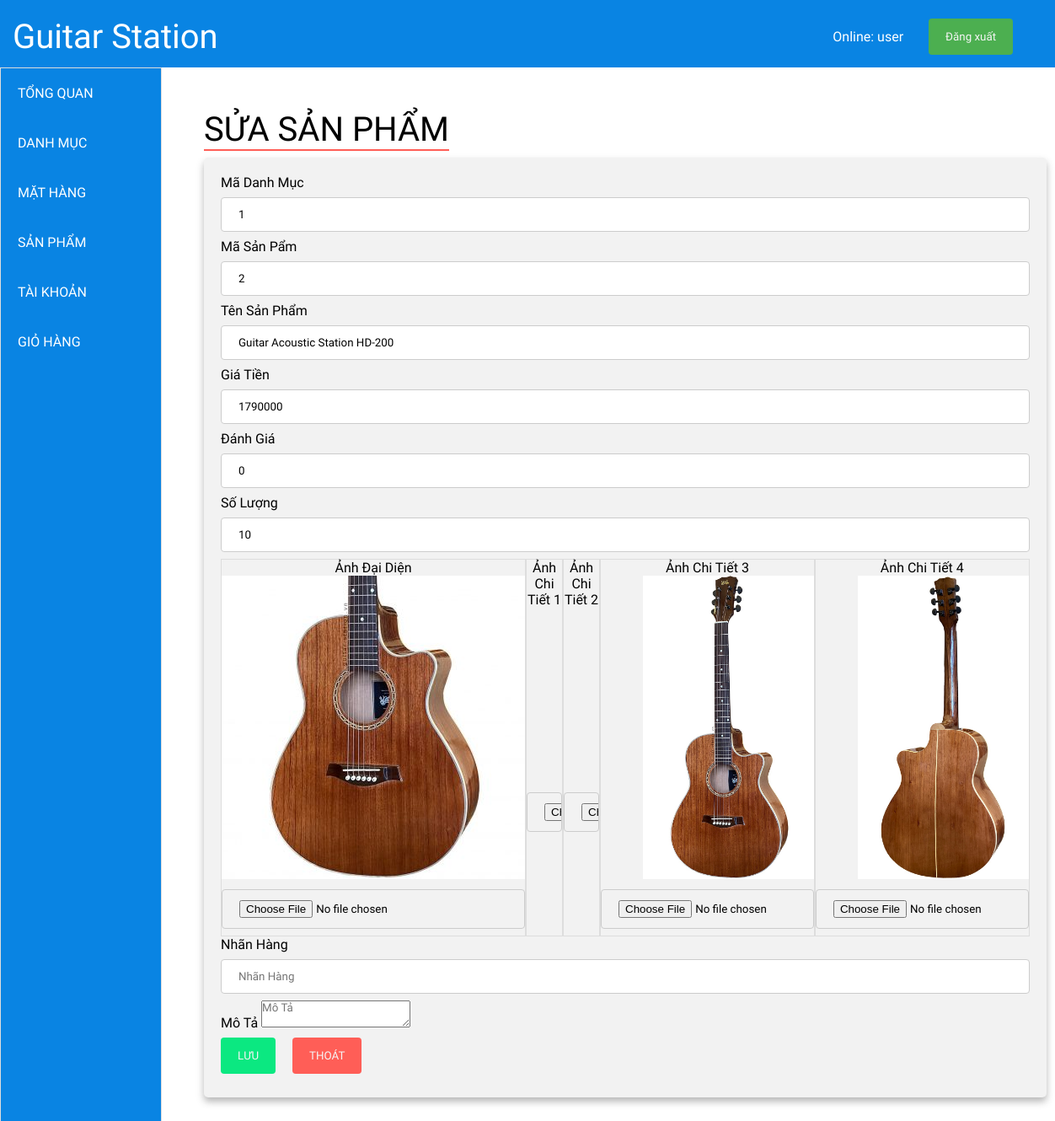
The app's page /admin/product/product.php?page_layout=edit&pro_id=2 (signed in) with its own data.
### tables this page shows
CREATE TABLE `tbl_product` (
  `cate_id` int(5) NOT NULL,
  `pro_id` int(5) NOT NULL,
  `pro_name` varchar(50) NOT NULL,
  `pro_price` int(20) NOT NULL,
  `pro_rate` int(6) NOT NULL,
  `pro_number` int(5) NOT NULL,
  `pro_img` varchar(255) DEFAULT NULL,
  `pro_img1` varchar(255) DEFAULT NULL,
  `pro_img2` varchar(255) DEFAULT NULL,
  `pro_img3` varchar(255) DEFAULT NULL,
  `pro_img4` varchar(255) DEFAULT NULL,
  `pro_band` varchar(50) NOT NULL,
  `pro_des` varchar(5000) NOT NULL
);

### admin/product/pro_edit.php (the view, shortened to what this page needs)
<!DOCTYPE html>
<html lang="en">
<head>
    <link rel="stylesheet" href="../admin.css">
    <link rel="stylesheet" href="../product.css">
    <link rel="stylesheet" href="newAdd.css">
    <link rel="stylesheet" href="pro.css">
    <link rel="stylesheet" href="button.css">
    <link rel="stylesheet" href="https://use.fontawesome.com/releases/v5.7.2/css/all.css">
</head>
<body>
    <?php
    $pro_id = $_GET['pro_id'];
    $connect = mysqli_connect('localhost', 'root', '', 'qlchguitar');
    $sql = "SELECT * FROM `tbl_product` where pro_id=$pro_id";
    $query = mysqli_query($connect, $sql);
    $row = mysqli_fetch_assoc($query);
    ?>
    <?php
    if (empty($_SESSION['current_user'])) {
    ?>
        Chua dang nhap , dang nhap tai
        <a href="../login.php">Tai day</a>
    <?php } else {
        $currentUser = $_SESSION['current_user'];
    ?>
        <header style="background-color: #0984e3;">
            <div class="cnt">
                <div class="logo">
                    <span><a href="../homepage.php" style="text-decoration: none; color:white;">Guitar Station</a></span>
                </div>
                <div class="in-out" style="margin-right: 50px;">
                    <div class="name">
                        <p>Online: <?= $currentUser['user_name'] ?></p>
                    </div>
                    <button><a href="../../logout.php">Đăng xuất</a></button>
                </div>
            </div>
        </header>
        <div class="main">
            <div class="nav-small">
                <div class="nav-small_left">
                    <div class="nav-item">
                        <a href="../homepage.php">TỔNG QUAN</a>
                    </div>
                    <div class="nav-item">
                        <a href="../menu/menu.php">DANH MỤC</a>
                    </div>
                    <div class="nav-item">
                        <a href="../cate/cate.php">MẶT HÀNG</a>
                    </div>
                    <div class="nav-item">
                        <a href="product.php">SẢN PHẨM</a>
                    </div>
                    <div class="nav-item">
                        <a href="../user/user.php">TÀI KHOẢN</a>
                    </div>
                    <div class="nav-item">
                        <a href="../cart/cart.php">GIỎ HÀNG</a>
                    </div>
                </div>
            </div>
            <div class="display-data">
                <div class="title">
                    <span>SỬA SẢN PHẨM</span>
                </div>
                <div class="add">
                    <form action="" method="POST" enctype="multipart/form-data">
                        <label for="fname">Mã Danh Mục</label>
                        <input type="text" id="fname" name="cate_id" placeholder="Mã danh mục" require value="<?php echo $row['cate_id']; ?>">
                        <label for="fname">Mã Sản Pẩm</label>
                        <input type="text" id="fname" name="pro_id" placeholder="Mã sản phẩm" readonly required value="<?php echo $row['pro_id']; ?>">
                        <label for="lname">Tên Sản Phẩm</label>
                        <input type="text" id="lname" name="pro_name" placeholder="Tên sản phẩm" required value="<?php echo $row['pro_name']; ?>">
                        <label for="lname">Giá Tiền</label>
                        <input type="number" id="lname" name="pro_price" placeholder="Giá Tiền" required value="<?php echo $row['pro_price']; ?>">
                        <label for="lname">Đánh Giá</label>
                        <input type="text" id="lname" name="pro_rate" placeholder="Đánh Giá" required value="<?php echo $row['pro_rate']; ?>">
                        <label for="lname">Số Lượng</label>
                        <input type="text" id="lname" name="pro_number" placeholder="Số Lượng" required value="<?php echo $row['pro_number']; ?>">
                        <div class="box" style="display: flex;">
                            <div class="item" style="border:1px solid #ddd;">
                                <div style="text-align: center;">
                                    <label for="lname">Ảnh Đại Diện</label><br>
                                </div>
                                <?php
                                if (!empty($row['pro_img'])) {
                                ?>
                                    <img src="../../img/product/<?php echo $row['pro_img'] ?>" alt=""><br>
                                <?php
                                }
                                ?>
                                <input type="file" id="lname" name="pro_img" placeholder="Hình Ảnh">
                            </div>
                            <div class="item" style="border:1px solid #ddd;">
                                <div style="text-align: center;">
                                    <label for="lname">Ảnh Chi Tiết 1</label><br>
                                </div>
                                <?php
                                if (!empty($row['pro_img1'])) {
                                ?>
                                    <img style="width:300px; height:auto; margin-left:10px;" src="../../img/moreInfor/<?php echo $row['pro_img1'] ?>" alt=""><br>
                                <?php
                                }
                                ?>
                                <input style="margin-top:200px;" type="file" id="lname" name="pro_img1" placeholder="Hình Ảnh">
                            </div>
                            <div class="item" style="border:1px solid #ddd;">
                                <div style="text-align: center;">
                                    <label for="lname">Ảnh Chi Tiết 2</label><br>
                                </div>
                                <?php
                                if (!empty($row['pro_img2'])) {
                                ?>
                                    <img style="width:300px; height:auto; margin-left:10px;" src="../../img/moreInfor/<?php echo $row['pro_img2'] ?>" alt=""><br>
                                <?php
                                }
                                ?>
                                <input style="margin-top:200px;" type="file" id="lname" name="pro_img2" placeholder="Hình Ảnh">
                            </div>
                            <div class="item" style="border:1px solid #ddd;">
                                <div style="text-align: center;">
                                    <label for="lname">Ảnh Chi Tiết 3</label><br>
                                </div>
                                <?php
                                if (!empty($row['pro_img3'])) {
                                ?>
                                    <img style="width:auto; height:360px;  margin-left:50px;" src="../../img/moreInfor/<?php echo $row['pro_img3'] ?>" alt=""><br>
                                <?php
                                }
                                ?>
                                <input type="file" id="lname" name="pro_img3" placeholder="Hình Ảnh">
                            </div>
                            <div class="item" style="border:1px solid #ddd;">
                                <div style="text-align: center;">
                                    <label for="lname">Ảnh Chi Tiết 4</label><br>
                                </div>
                                <?php
                                if (!empty($row['pro_img4'])) {
                                ?>
                                    <img style="width:auto; height:360px; margin-left:50px;" src="../../img/moreInfor/<?php echo $row['pro_img4'] ?>" alt=""><br>
                                <?php
                                }
                                ?>
                                <input type="file" id="lname" name="pro_img4" placeholder="Hình Ảnh">
                            </div>
                        </div>
                        <label for="lname">Nhãn Hàng</label>
                        <input type="text" id="lname" name="pro_band" placeholder="Nhãn Hàng" required value="<?php echo $row['pro_band']; ?>">
                        <label for="lname">Mô Tả</label>
                        <textarea type="text" id="lname" name="pro_des" placeholder="Mô Tả" required value=""><?php echo $row['pro_des']; ?></textarea>
                        <div class="btn" style="display: flex; ">
                            <div class="button-save" style="margin: 8px 10px 0px 0px;">
                                <button type="submit" name="sbm"> LƯU </button>
                            </div>
                            <div class="btn-exit" style="margin: 8px 10px;">
                                <button>
                                    <div class="exit">
                                        <a href="product.php?page_layout=show">THOÁT</a>
                                    </div>
                                </button>
                            </div>
                        </div>
                    </form>
                </div>
            </div>
        </div>
    <?php
    }
    ?>
</body>
</html>

### admin/admin.css (style rules this page uses)
* { margin: 0; padding: 0; box-sizing: border-box; }
header { height: 80px; }
.cnt { display: flex; justify-content: space-between; align-items: center; padding-top: 20px; }
.logo span { color: white; font-size: 40px; }
.name { padding: 0px 30px; }
.in-out { color: white; display: flex; align-items: center; }
.in-out button { background-color: #4CAF50; padding: 14px 20px; border: none; border-radius: 4px; cursor: pointer; }
.logo { margin-left: 15px; }
.main { display: flex; justify-content: space-between; height: auto }
.nav-small { border: 1px solid #ddd; }
.nav-item { padding: 20px; }
.nav-item a { text-decoration: none; color: white; }
.display-data { color: black; }

### admin/product/newAdd.css (style rules this page uses)
.title { margin-bottom: 10px; }
.title span { font-size: 40px; border-bottom: 2px solid brown; }
.add input { width: 100%; padding: 12px 20px; margin: 8px 0; display: inline-block; border: 1px solid #ccc; border-radius: 4px; box-sizing: border-box; }
.add button { color: whitesmoke; padding: 14px 20px; border: none; border-radius: 4px; cursor: pointer; }
.add { border-radius: 5px; background-color: #f2f2f2; padding: 20px; }

### admin/product/pro.css (style rules this page uses)
.nav-small { width: 200px; background-color: #0984e3; }
.display-data { width: fit-content; margin: 50px 50px 30px; }
.title span { font-size: 40px; border-bottom: 2px solid #ff5e57; }
.in-out a { text-decoration: none; color: whitesmoke; }
.nav-item { width: 190px; cursor: pointer; text-align: left; }

### admin/product/button.css (style rules this page uses)
.add input { outline: none; }
.add { box-shadow: 0 5px 8px 0 rgba(50, 50, 50, 0.35); -webkit-box-shadow: 0 5px 8px 0 rgba(50, 50, 50, 0.35); -moz-box-shadow: 0 5px 8px 0 rgba(50, 50, 50, 0.35); }
.button-save button { background-color: #0be881; }
.btn-exit a { text-decoration: none; color: whitesmoke; }
.btn-exit button { background-color: #ff5e57; }

### admin/product/product.php (style rules this page uses)
* { font-family: 'Work Sans', sans-serif; }

### records on screen
tbl_product: cate_id "1", pro_id "2", pro_name "Guitar Acoustic Station HD-200", pro_price "1790000", pro_rate "0", pro_number "10", pro_img (picture), pro_img3 (picture), pro_img4 (picture)

### other values on screen
$currentUser['user_name'] "user"
